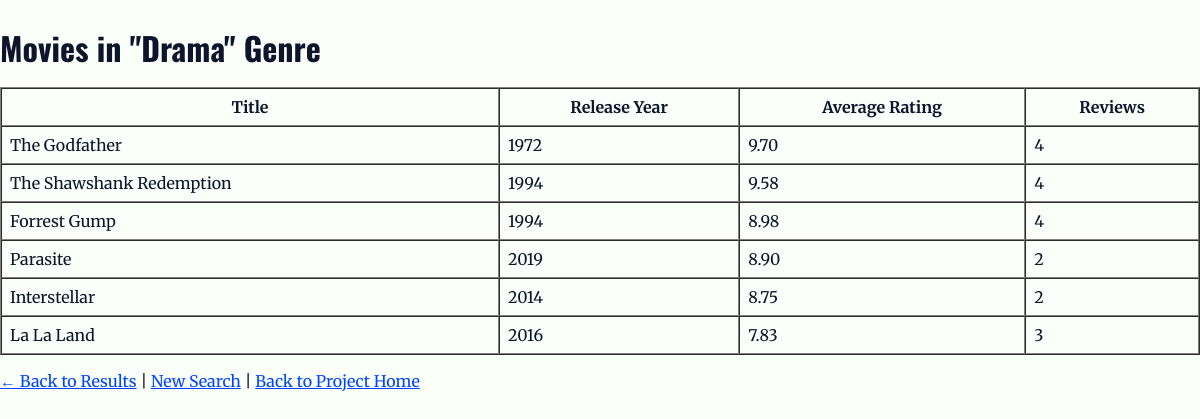
The page /Assignment10/project/search/topgenre/search_topgenre_detail.php?genre=Drama on the database its author committed.
### tables this page shows
CREATE TABLE Movies 
(
    id INT PRIMARY KEY AUTO_INCREMENT,
    title VARCHAR(200) NOT NULL,
    releaseYear INT NOT NULL,
    description TEXT
);

### Assignment10/project/search/topgenre/search_topgenre_detail.php (the view, shortened to what this page needs)
<?php
require_once("../../db_connect.php");
$genre = $_GET['genre'] ?? '';
try {
    $query = "
      SELECT
          m.id,
          m.title,
          m.releaseYear,
          AVG(r.rating) AS avg_rating,
          COUNT(r.id) AS review_count
      FROM Movies m
      JOIN MovieTags mt ON m.id = mt.movieID
      JOIN Tags t ON mt.tagID = t.id
      LEFT JOIN Reviews r ON m.id = r.movieID AND r.flags = 0
      WHERE t.type = 'Genre' AND t.value = :genre
      GROUP BY m.id, m.title, m.releaseYear
      ORDER BY avg_rating DESC
    ";
    $stmt = $pdo->prepare($query);
    $stmt->execute(['genre' => $genre]);
    $movies = $stmt->fetchAll(PDO::FETCH_ASSOC);
} catch (PDOException $e) {
    die("Query failed: " . $e->getMessage());
}
?>
<!DOCTYPE html>
<html lang="en">
<head>
  <link rel="stylesheet" href="../../style.css">
</head>
<body>
  <h2>Movies in "<?= htmlspecialchars($genre) ?>" Genre</h2>
  <?php if (count($movies) > 0): ?>
    <table border="1" cellpadding="8" cellspacing="0">
      <tr>
        <th>Title</th>
        <th>Release Year</th>
        <th>Average Rating</th>
        <th>Reviews</th>
      </tr>
      <?php foreach ($movies as $movie): ?>
        <tr>
          <td><?= htmlspecialchars($movie['title']) ?></td>
          <td><?= htmlspecialchars($movie['releaseYear']) ?></td>
          <td>
            <?php
            if ($movie['avg_rating'] !== null) {
                echo number_format($movie['avg_rating'], 2);
            } else {
                echo "No ratings";
            }
            ?>
          </td>
          <td><?= htmlspecialchars($movie['review_count']) ?></td>
        </tr>
      <?php endforeach; ?>
    </table>
  <?php else: ?>
    <p>No movies found in this genre.</p>
  <?php endif; ?>
  <p>
    <a href="javascript:history.back()">← Back to Results</a> |
    <a href="search_topgenre.html">New Search</a> |
    <a href="https://clabsql.constructor.university/~rbelachew/index.php">Back to Project Home</a>
  </p>
</body>
</html>

### Assignment10/project/style.css (style rules this page uses)
body { font-family: Merriweather, serif; background-color: #FAFFFA; color: #0D142B; margin: 0; padding: 0; }
h1, h2, h3, h4, h5, h6 { font-family: Oswald, sans-serif; color: #0D142B; margin-top: 1.5rem; margin-bottom: 1rem; }
h2 { font-size: 2rem; }
a, .highlight { color: #0044FF; }
html, body { height: 100%; display: flex; flex-direction: column; margin: 0; }

### rows shown on the page
movies: title "The Godfather", releaseYear "1972", avg_rating "9.70", review_count "4"
movies: title "The Shawshank Redemption", releaseYear "1994", avg_rating "9.58", review_count "4"
movies: title "Forrest Gump", releaseYear "1994", avg_rating "8.98", review_count "4"
movies: title "Parasite", releaseYear "2019", avg_rating "8.90", review_count "2"
movies: title "Interstellar", releaseYear "2014", avg_rating "8.75", review_count "2"
movies: title "La La Land", releaseYear "2016", avg_rating "7.83", review_count "3"

### other values the page prints
$genre "Drama"
